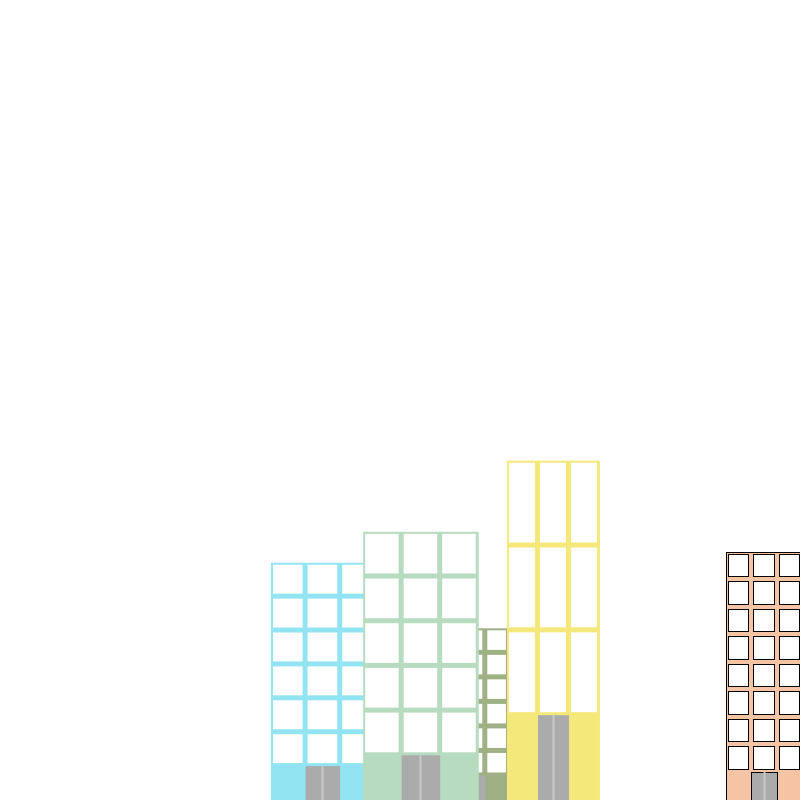
Frame 1 (no input)
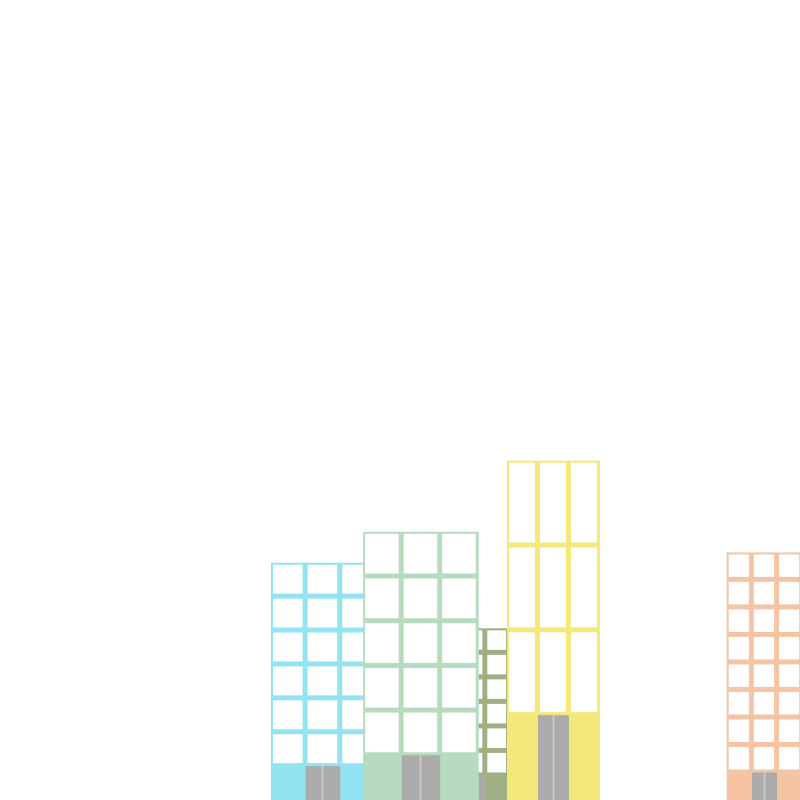
Frame 60 (the mouse pressed at the canvas centre just before this capture)
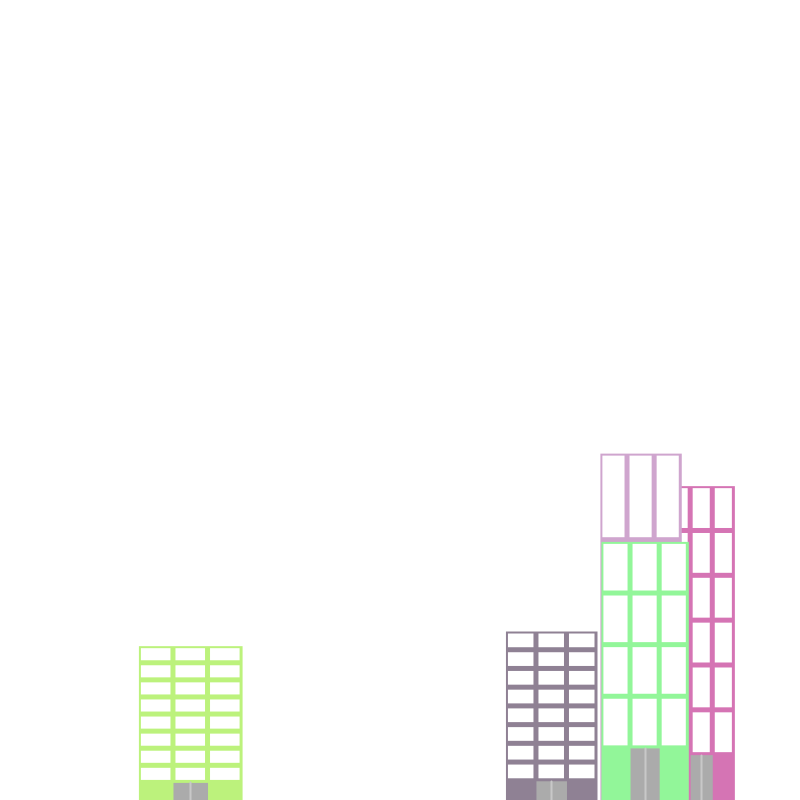
Frame 120 (the mouse held since frame 60 and released just before this capture)

The Processing sketch that drew these frames (run headless with seeded random() and noise(); from frame 60 on, the mouse is pressed at the canvas centre):

// Processing sketch: functionPractice
// ── functionPractice.pde
int randomSeedValue = int(random(100000000));

void setup() {
  size(800, 800);
}

void mousePressed() {
  randomSeedValue = int(random(100000000));
  println(randomSeedValue);
}

void draw() {
  background(255);
  randomSeed(randomSeedValue);
  for (int n = 0; n < 5; n++) {
    building(random(width),
      random(100, 400),
      random(60, 120),
      int(random(3, 10)));
  }
}

void building(float x, float h, float width, int floors) {
  //건물
  fill(random(100, 255), random(100, 255), random(100, 255));
  rect(x, height - h, width, h);

  //창문
  float windowWidth = width / 3;
  float windowHeight = h / floors;

  fill(255);
  for (int i = 1; i < floors; i++) {
    for (int n = 0; n < 3; n++) {
      rect(x + n * windowWidth + 2, height - (i + 1) * windowHeight + 2, windowWidth - 5, windowHeight - 5);
    }
  }

  //문
  fill(171, 171, 171);
  rect(x + width / 3, height - windowHeight, windowWidth, windowHeight);

  stroke(200, 200, 200);
  strokeWeight(2);
  line(x + (width / 2), height - windowHeight, x + (width / 2), height);

  noStroke();
}
